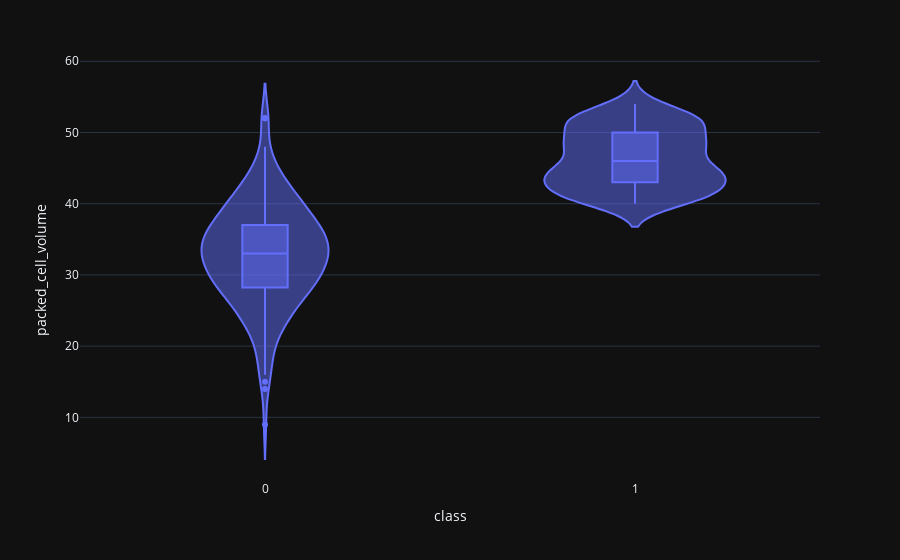

The cell this chart's notebook holds for it:
### Code cell
violin('packed_cell_volume')

### Figure 1 — Plotly figure (JSON) as saved in the notebook; plotly's stock layout.template omitted (floating-point values rounded to 4 significant figures; data arrays with more than 128 entries replaced by an {"elided": "..."} marker saying what was removed)
{"data": [{"alignmentgroup": "True", "box": {"visible": true}, "hovertemplate": "class=%{x}<br>packed_cell_volume=%{y}<extra></extra>", "legendgroup": "", "marker": {"color": "#636efa"}, "name": "", "offsetgroup": "", "orientation": "v", "scalegroup": "True", "showlegend": false, "type": "violin", "x": {"elided": "400 int values"}, "x0": " ", "xaxis": "x", "y": {"elided": "400 int values"}, "y0": " ", "yaxis": "y"}], "layout": {"legend": {"tracegroupgap": 0}, "margin": {"t": 60}, "violinmode": "group", "xaxis": {"anchor": "y", "domain": [0, 1], "title": {"text": "class"}}, "yaxis": {"anchor": "x", "domain": [0, 1], "title": {"text": "packed_cell_volume"}}}}
